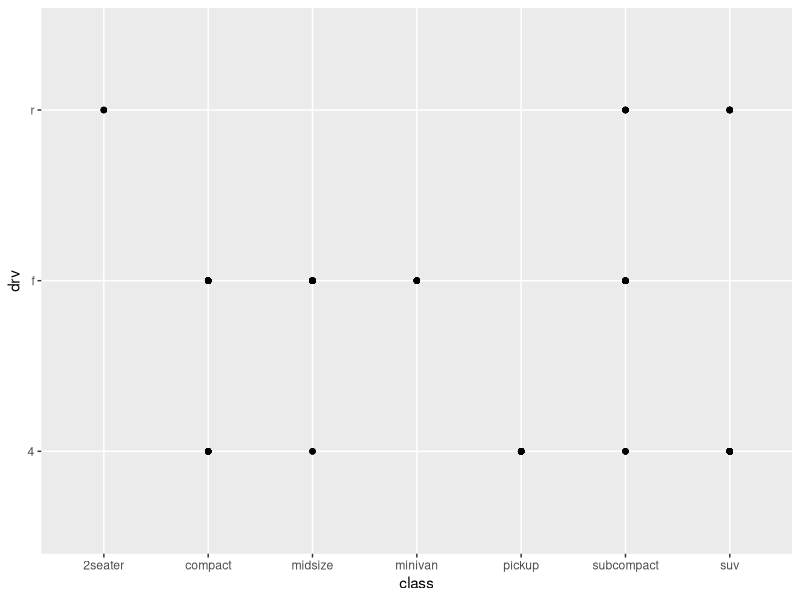
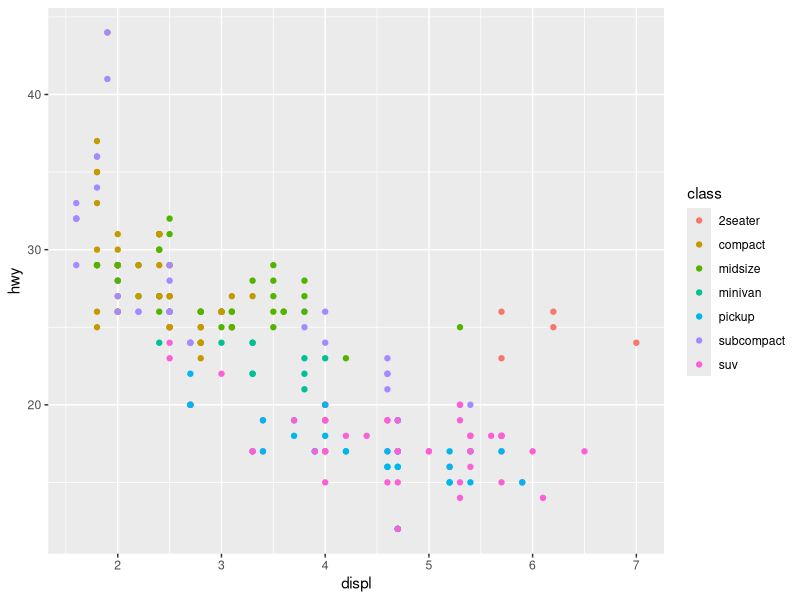
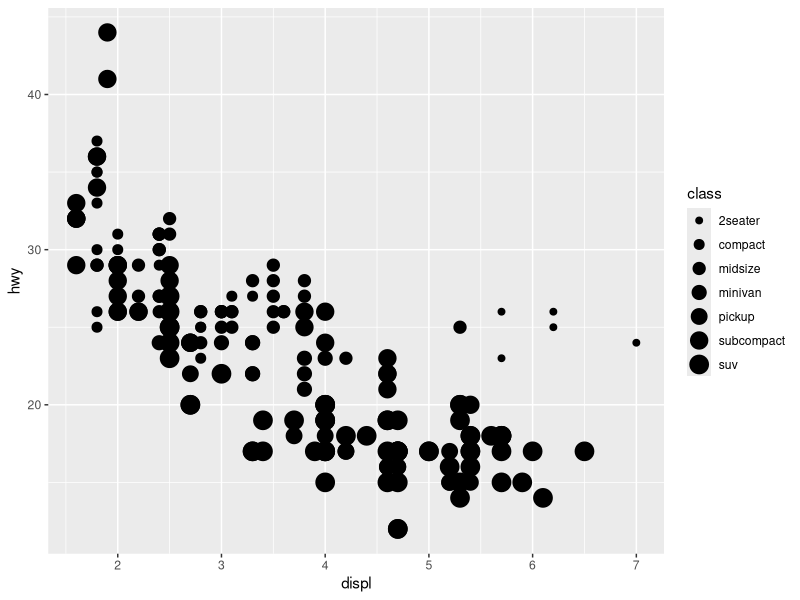
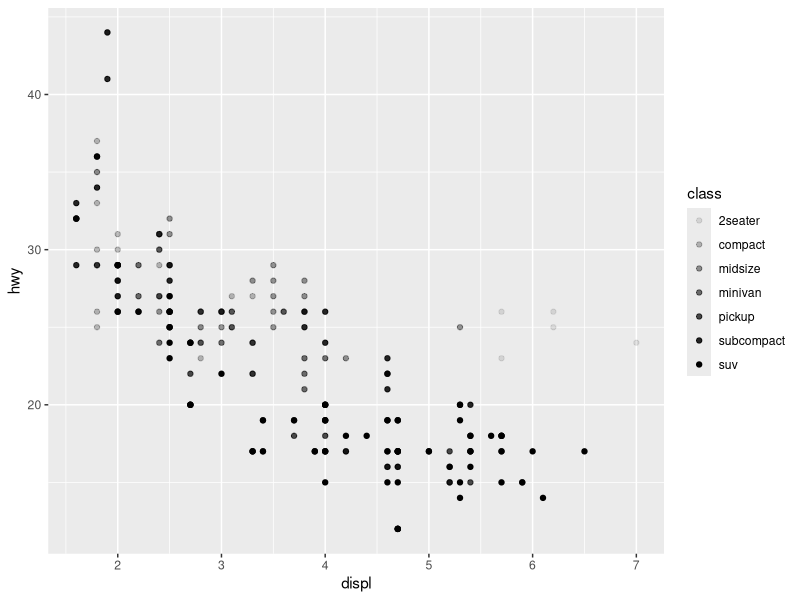
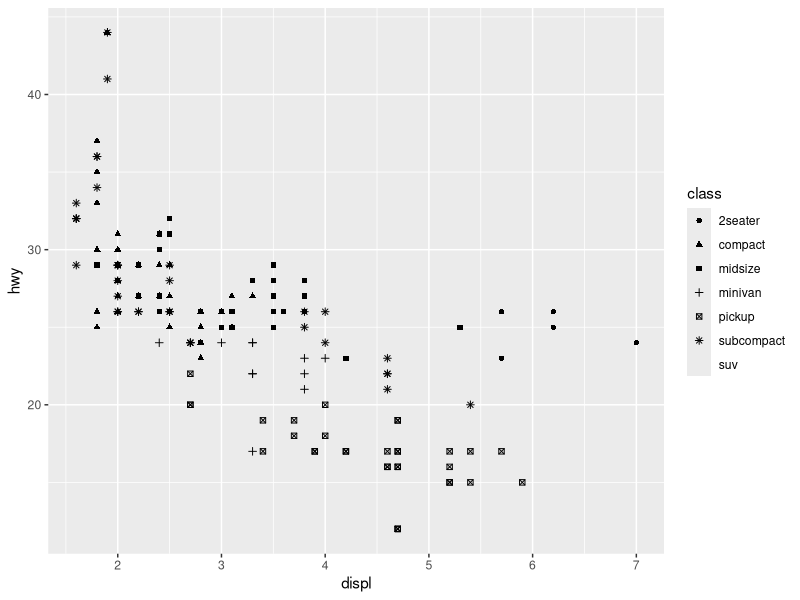
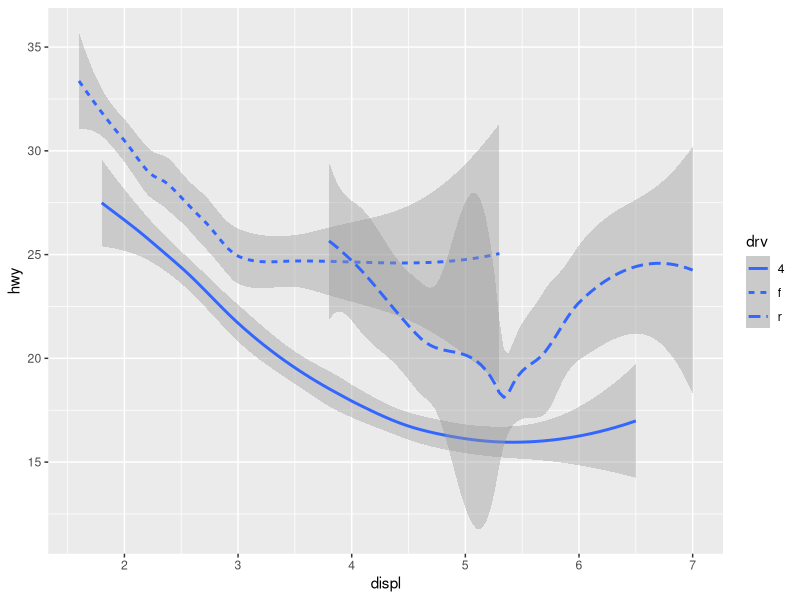
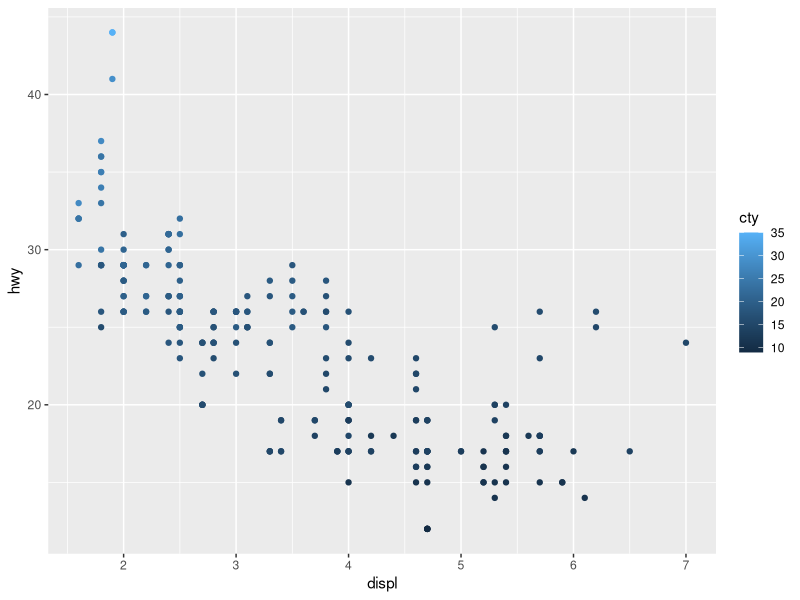
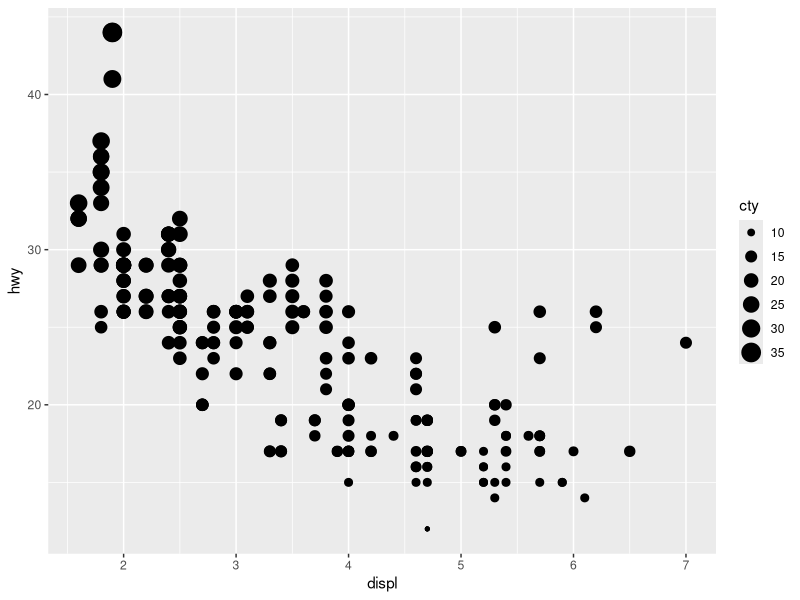

These charts were generated, in order, by the following R code:
## ---- chunk 1
knitr::opts_chunk$set(echo = TRUE)
## ---- chunk 2
#Loading relevant packages
library(tidyverse)
library(ggplot2)
library(magrittr)
library(dplyr)
## ---- chunk 3
#Simple graph
dim(mpg)
ggplot(data = mpg) + 
  geom_point(mapping = aes(x = class, y = drv))

## ---- chunk 4
#Using aesthetic to change point appearance (categorical)

ggplot(data = mpg) + 
  geom_point(mapping = aes(x = displ, y = hwy,color=class))

ggplot(data = mpg) + 
  geom_point(mapping = aes(x = displ, y = hwy,size=class))

ggplot(data = mpg) + 
  geom_point(mapping = aes(x = displ, y = hwy,alpha=class))

ggplot(data = mpg) + 
  geom_point(mapping = aes(x = displ, y = hwy,shape=class))

#Different line by cat variables using linetype in aesthetic
ggplot(data = mpg,aes(x = displ, y = hwy, linetype = drv)) + 
  geom_smooth()
## ---- chunk 5
#Using aesthetic to change point appearance (continuous)
ggplot(data = mpg) + 
  geom_point(mapping = aes(x = displ, y = hwy,color=cty))

ggplot(data = mpg) + 
  geom_point(mapping = aes(x = displ, y = hwy,size=cty))

ggplot(data = mpg) + 
  geom_point(mapping = aes(x = displ, y = hwy,alpha=cty))
## ---- chunk 6
#Two rows
ggplot(data = mpg) + 
  geom_point(mapping = aes(x = displ, y = hwy)) + 
  #nrow option allows to control the number of rows in the output
  facet_wrap(~ class, nrow = 2)

#One row
ggplot(data = mpg) + 
  geom_point(mapping = aes(x = displ, y = hwy)) + 
  facet_grid(. ~ cyl)

## ---- chunk 7
ggplot(data = mpg) + 
  geom_point(mapping = aes(x = displ, y = hwy)) + 
  facet_grid(drv ~ cyl)
## ---- chunk 8
# Scatter plot
ggplot(data = mpg) + 
  geom_point(mapping = aes(x = displ, y = hwy))

# Smoothing
ggplot(data = mpg) + 
  geom_smooth(mapping = aes(x = displ, y = hwy))

## ---- chunk 9
#Plotting curves by group variable
ggplot(data = mpg) +
  geom_smooth(mapping = aes(x = displ, y = hwy))
              
ggplot(data = mpg) +
  geom_smooth(mapping = aes(x = displ, y = hwy, group = drv))
    
ggplot(data = mpg) +
  geom_smooth(
    mapping = aes(x = displ, y = hwy, color = drv),
    show.legend = FALSE
  )
## ---- chunk 10
#Combination of point and smooth geoms
ggplot(data = mpg) + 
  geom_point(mapping = aes(x = displ, y = hwy)) +
  geom_smooth(mapping = aes(x = displ, y = hwy))
## ---- chunk 11
#Global mapping
ggplot(data = mpg, mapping = aes(x = displ, y = hwy)) + 
#Local mapping
  geom_point(mapping = aes(color = class)) + 
  geom_smooth()

#Subset in local mapping
ggplot(data = mpg, mapping = aes(x = displ, y = hwy)) + 
  geom_point(mapping = aes(color = class)) + 
  geom_smooth(data = filter(mpg, class == "subcompact"), se = FALSE)
## ---- chunk 12
ggplot(data = mpg, mapping = aes(x = displ)) + 
  geom_histogram()
## ---- chunk 13
#Data with frequency by a define categorical variable (tibble data frame)
demo <- tribble(
  ~cut,         ~freq,
  "Fair",       1610,
  "Good",       4906,
  "Very Good",  12082,
  "Premium",    13791,
  "Ideal",      21551
)

#Plotting the frequencies by group
ggplot(data = demo) +
  geom_bar(mapping = aes(x = cut, y = freq), stat = "identity")
## ---- chunk 14
#Plotting the percentage by group (overall percentage)
ggplot(data = diamonds) + 
  geom_bar(mapping = aes(x = cut, y = ..prop.., group = 1))
## ---- chunk 15
#Summary
ggplot(data = diamonds) + 
  stat_summary(
    mapping = aes(x = cut, y = depth),
    fun.ymin = min,
    fun.ymax = max,
    fun.y = median
  )
## ---- chunk 16
#Adjusting how to display groups using colors
ggplot(data = diamonds) + 
  geom_bar(mapping = aes(x = cut, colour = cut))
ggplot(data = diamonds) + 
  geom_bar(mapping = aes(x = cut, fill = cut))
ggplot(data = diamonds) + 
  geom_bar(mapping = aes(x = cut, fill = clarity))

ggplot(data = diamonds, mapping = aes(x = cut, fill = clarity)) + 
  geom_bar(alpha = 1/5, position = "identity")
ggplot(data = diamonds, mapping = aes(x = cut, colour = clarity)) + 
  geom_bar(fill = NA, position = "identity")
## ---- chunk 17
#Bar same size
ggplot(data = diamonds) + 
  geom_bar(mapping = aes(x = cut, fill = clarity), position = "fill")

#Bar horizontally splitted
ggplot(data = diamonds) + 
  geom_bar(mapping = aes(x = cut, fill = clarity), position = "dodge")

## ---- chunk 18

#Adding noise to avoid data point rounding
ggplot(data = mpg) + 
  geom_point(mapping = aes(x = displ, y = hwy), position = "jitter")
## ---- chunk 19
#Change orientation of axis
ggplot(data = mpg, mapping = aes(x = class, y = hwy)) + 
  geom_boxplot() +
  coord_flip()

#Polar coordinates
bar <- ggplot(data = diamonds) + 
  geom_bar(
    mapping = aes(x = cut, fill = cut), 
    show.legend = FALSE,
    width = 1
  ) + 
  theme(aspect.ratio = 1) +
  labs(x = NULL, y = NULL)

bar + coord_flip()
bar + coord_polar(theta="x") + labs(title = "Cylinders")
## ---- chunk 20
#Setting density instead of count for freqpoly
ggplot(data = diamonds, mapping = aes(x = price, y = ..density..)) + 
  geom_freqpoly(mapping = aes(colour = cut), binwidth = 500)
## ---- chunk 21
#Reordering categorical variable order according to the median (FUN argument)
ggplot(data = mpg) +
  geom_boxplot(mapping = aes(x = reorder(class, hwy, FUN = median), y = hwy))
## ---- chunk 22
#Visualising the count for 2 categorical variables
diamonds %>% 
  count(color, cut) %>%  
  ggplot(mapping = aes(x = color, y = cut)) +
    geom_tile(mapping = aes(fill = n))
## ---- chunk 23
#Creating 2d bins
ggplot(data = diamonds) +
  geom_bin2d(mapping = aes(x = carat, y = price))
